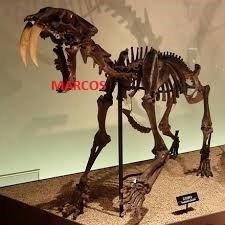
#> input picture ej3/marcos.jpg, 225 x 225 px
$ python ej3.py
#> lines starting #> are read from the running program, lines starting #| are printed output that depends on the picture
from PIL import Image
import os

def rotar_img():

    marcos = input("Ingrese ruta de la imagen: ")
#> the answer given: marcos.jpg
    angulo = int(input("Ingrese rotacion del angulo: "))
#> the answer given: 3

    img = Image.open('marcos.jpg')
#> img is the input picture: PIL image 225x225 RGB; mean R, G, B 142.5, 119.7, 91.9
    rotated_img = img.rotate(angulo)
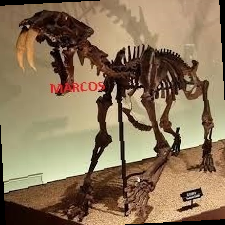
#> rotated_img: PIL image 225x225 RGB; mean R, G, B 139.2, 117.2, 89.9
    filename, file_extension = os.path.splitext(marcos)
    rotated_img.save(f"{filename}_Rot{file_extension}")
    rotated_img.show()

rotar_img()
